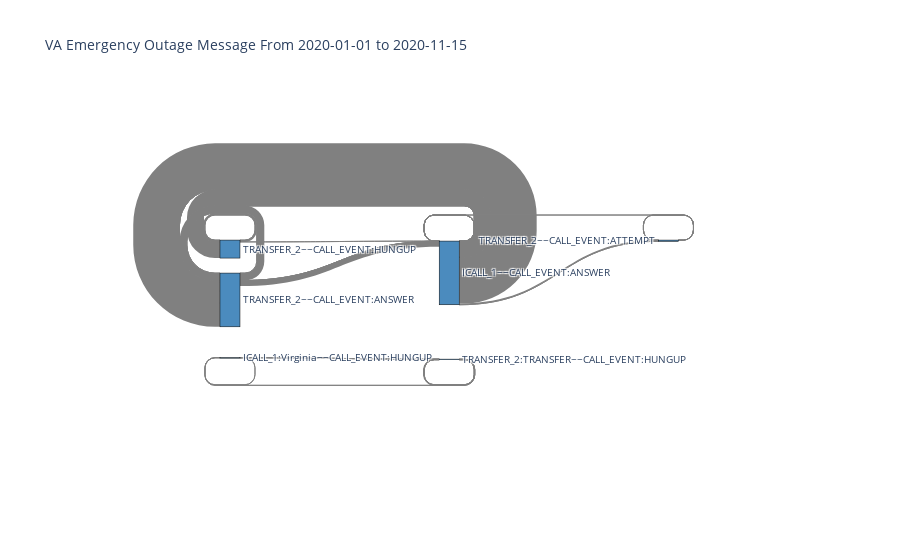

The notebook cell saved with this chart:
### Code cell
flow.sankey_plot()

### Figure 1 — Plotly figure (JSON) as saved in the notebook; plotly's stock layout.template omitted (floating-point values rounded to 4 significant figures)
{"data": [{"link": {"color": ["#808080", "#808080", "#808080", "#808080", "#808080", "#808080", "#808080", "#808080", "#808080", "#808080", "#808080", "#808080", "#808080", "#808080", "#808080", "#808080", "#808080", "#808080", "#808080", "#808080", "#808080", "#808080", "#808080", "#808080", "#808080", "#808080", "#808080", "#808080", "#808080", "#808080", "#808080"], "customdata": ["23-Path_Freq_Rank", "18-Path_Freq_Rank", "23-Path_Freq_Rank", "16-Path_Freq_Rank", "24-Path_Freq_Rank", "27-Path_Freq_Rank", "28-Path_Freq_Rank", "24-Path_Freq_Rank", "26-Path_Freq_Rank", "4-Path_Freq_Rank", "10-Path_Freq_Rank", "27-Path_Freq_Rank", "16-Path_Freq_Rank", "25-Path_Freq_Rank", "28-Path_Freq_Rank", "6-Path_Freq_Rank", "21-Path_Freq_Rank", "12-Path_Freq_Rank", "14-Path_Freq_Rank", "23-Path_Freq_Rank", "25-Path_Freq_Rank", "26-Path_Freq_Rank", "8-Path_Freq_Rank", "24-Path_Freq_Rank", "7-Path_Freq_Rank", "28-Path_Freq_Rank", "15-Path_Freq_Rank", "27-Path_Freq_Rank", "25-Path_Freq_Rank", "16-Path_Freq_Rank", "9-Path_Freq_Rank"], "hovertemplate": "%{value} unique users went from %{source.label} to %{target.label}.<br />on path %{customdata} <br />It took them %{label} seconds on average from the start of the flow to finish event %{target.label}.<extra></extra>", "label": [0, 0, 0, 0, 0, 0, 0, 0, 0, 0, 0, 0, 0, 0, 1, 0, 0, 0, 0.2273, 0, 0, 0, 0, 0, 0, 0, 0, 0, 0, 0, 0], "source": [2, 2, 2, 7, 7, 7, 7, 7, 7, 7, 7, 7, 7, 7, 7, 7, 5, 5, 5, 5, 1, 1, 1, 1, 1, 8, 8, 8, 0, 0, 0], "target": [2, 5, 5, 7, 7, 7, 7, 1, 1, 1, 8, 8, 0, 0, 0, 0, 2, 5, 5, 5, 7, 7, 7, 1, 1, 7, 8, 8, 7, 0, 0], "value": [2, 3, 2, 5, 2, 1, 1, 2, 2, 7876, 210, 1, 5, 1, 1, 2752, 2, 74, 22, 2, 1, 1, 933, 2, 1279, 1, 5, 1, 1, 5, 304]}, "node": {"color": ["#4B8BBE", "#4B8BBE", "#4B8BBE", "#4B8BBE", "#4B8BBE", "#4B8BBE", "#4B8BBE", "#4B8BBE", "#4B8BBE", "#4B8BBE", "#4B8BBE", "#4B8BBE", "#306998", "#306998", "#306998", "#306998", "#306998", "#306998", "#306998"], "label": ["TRANSFER_2~~CALL_EVENT:HUNGUP", "TRANSFER_2~~CALL_EVENT:ANSWER", "ICALL_1:Virginia~~CALL_EVENT:HUNGUP", "TRANSFER_2~~CALL_EVENT:CHANUNAVAIL", "TRANSFER_2:TRANSFER~~CALL_EVENT:NOANSWER", "TRANSFER_2:TRANSFER~~CALL_EVENT:HUNGUP", "TRANSFER_2:TRANSFER~~CALL_EVENT:CONGESTION", "ICALL_1~~CALL_EVENT:ANSWER", "TRANSFER_2~~CALL_EVENT:ATTEMPT", "TRANSFER_2:TRANSFER~~CALL_EVENT:CHANUNAVAIL", "TRANSFER_2~~CALL_EVENT:NOANSWER", "TRANSFER_2~~CALL_EVENT:CONGESTION", null], "line": {"color": "black", "width": 0.5}, "pad": 15, "thickness": 20}, "type": "sankey"}], "layout": {"autosize": true, "font": {"size": 10}, "title": {"text": "VA Emergency Outage Message From 2020-01-01 to 2020-11-15"}}}
